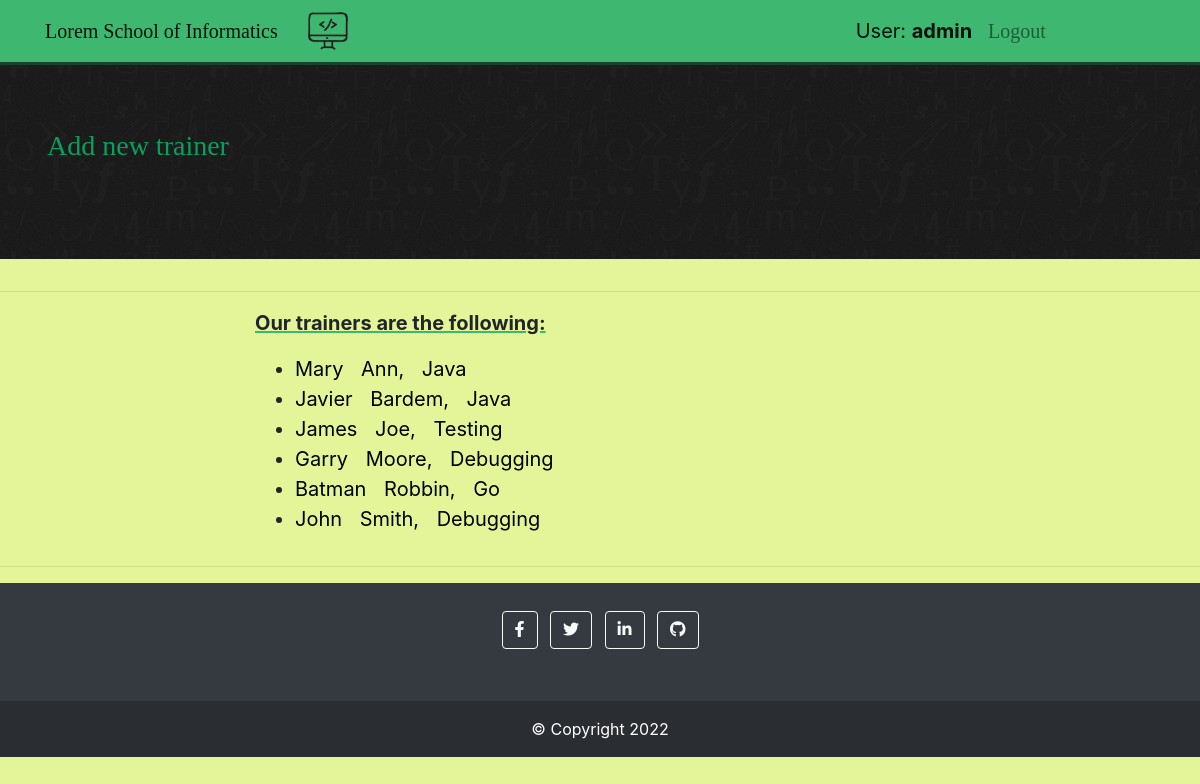
The app's page /trainer/read/ (signed in) with its own data.
### trainerapp/models.py (models this page shows)
class Trainer(models.Model):
    firstname = models.CharField(max_length=45)
    lastname = models.CharField(max_length=45)
    subject = models.CharField(max_length=45)

### trainerapp/views.py (the view)
# urls.py: path('read/', views.read, name='read'),
def read(request):
    all_trainers = Trainer.objects.order_by("lastname")
    context = {"all_trainers": all_trainers}
    return render(request, "trainerapp/read.html", context)

### trainerapp/templates/trainerapp/read.html (shortened to what this page needs)
{% extends 'trainerapp/base.html' %}
{% block content1 %}
    <a href="/trainer/create/"><h3>Add new trainer</h3></a>
{% endblock %}
{% block content %}
    <div class="container" id="read">
        <p>Our trainers are the following:</p>
        {% if all_trainers %}
            <ul>
                {% for trainer in all_trainers %}
                <li><span class='info'>{{trainer.firstname}} </span>
                    <span class='info'>{{trainer.lastname}}, </span>
                    <span class='info'>{{trainer.subject}}</span>
                    </li>
                {% endfor %}
            </ul>
        {% else %}
            <p>No trainers added.</p>
        {% endif %}
    </div>
{% endblock %}

### trainerapp/templates/trainerapp/base.html (shortened to what this page needs)
<!DOCTYPE html>
<html lang='eng'>
    <head>
        <link rel="stylesheet" type="text/css" href="https://stackpath.bootstrapcdn.com/bootstrap/4.5.2/css/bootstrap.min.css">
        <link rel="stylesheet" href="https://cdnjs.cloudflare.com/ajax/libs/font-awesome/6.0.0/css/all.min.css" />
        {% load static %}
        <link rel="stylesheet" type="text/css" href="{% static 'trainerapp/css/main.css' %}">
    </head>
    <body>
        <nav class="navbar navbar-expand-lg navbar-light bg-custom">
            <div class="container">
                <a class="navbar-brand" href="#">Lorem School of Informatics</a><img width="40px" height="40px" src="{% static 'trainerapp/images/icon.png' %}">
                <div class="collapse navbar-collapse" id="navbarSupportedContent">
                    {% block linkbar %}
                    {% if user.is_active %}
                    <ul class="navbar-nav mr-auto">
                        <li class="nav-item nav-link active">User: <strong>{{ request.user.username }}</strong></li>
                        <li class="nav-item">
                            <a class="nav-link" href="/trainer/logout/">Logout</a>
                        </li>
                    </ul>
                    {% endif %}
                    {% endblock %}
                </div>
            </div>
          </nav>
          <div class="jumbotron bgheader no-radius">
            <div class="container">
                <div class="row headerImageFont">
                  <div class="col-md-12" id="jumbo">
                    {% block content1 %}{% endblock %}
                  </div>
                </div>
            </div>
        </div>
        <hr>
        <div id="content">
            <div class="it1"></div>
            <div class="it2">
                {% block content %}{% endblock %}
            </div>
            <div class="it3"></div>
        </div>
        <hr>
        <footer class="bg-dark text-center text-white">
            <div class="container p-4">
              <section class="mb-4">
                <a class="btn btn-outline-light btn-floating m-1" href="#!" role="button"
                  ><i class="fab fa-facebook-f"></i
                ></a>
                <a class="btn btn-outline-light btn-floating m-1" href="#!" role="button"
                  ><i class="fab fa-twitter"></i
                ></a>
                <a class="btn btn-outline-light btn-floating m-1" href="#!" role="button"
                  ><i class="fab fa-linkedin-in"></i
                ></a>
                <a class="btn btn-outline-light btn-floating m-1" href="#!" role="button"
                  ><i class="fab fa-github"></i
                ></a>
              </section>
            </div>
            <div class="text-center p-3" style="background-color: rgba(0, 0, 0, 0.2);">
                &copy; Copyright 2022
            </div>
        </footer>
    </body>
</html>

### trainerapp/static/trainerapp/css/main.css (style rules this page uses)
body { background-color: rgb(228, 245, 153); }
.bg-custom { background-color: rgb(62, 184, 112); border-bottom: 3px solid rgb(22, 68, 49); color: white; }
.bgheader { background-image: url("../images/font.png"); }
.headerImageFont { color: lightgrey; }
.nav-link { font-size: 20px; }
.no-radius { border-radius: 0!important; }
#navbarSupportedContent { padding-left: 500px; }
a { color: black; padding-right: 0.7em; font-family: Verdana; font-size: 14px; }
#content { display: grid; grid-template-columns: auto 60% auto; }
.it1 { grid-column: 1/2; }
.it2 { grid-column: 2/3; }
.it3 { grid-column: 3/4; }
#jumbo { color: rgb(7, 160, 96); }
#jumbo a { text-decoration: none; color: rgb(7, 160, 96); }
#read li { font-size: 20px; }
#read p { font-size: 20px; font-weight: bold; text-decoration: underline; text-decoration-color: rgb(62, 184, 112); }
.info { padding-right: 12px; color: black; }

### records on screen
Trainer: firstname "Mary", lastname "Ann", subject "Java"
Trainer: firstname "Javier", lastname "Bardem", subject "Java"
Trainer: firstname "James", lastname "Joe", subject "Testing"
Trainer: firstname "Garry", lastname "Moore", subject "Debugging"
Trainer: firstname "Batman", lastname "Robbin", subject "Go"
Trainer: firstname "John", lastname "Smith", subject "Debugging"

### other values on screen
{{ request.user.username }} "admin"
